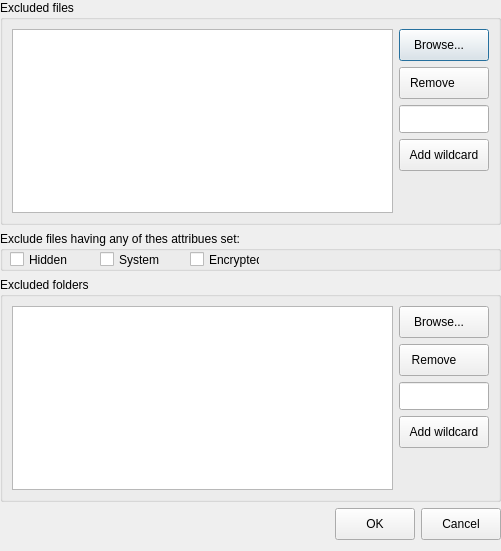
<?xml version="1.0" encoding="UTF-8"?>
<ui version="4.0">
 <class>DlgExclude</class>
 <widget class="QDialog" name="DlgExclude">
  <property name="geometry">
   <rect>
    <x>0</x>
    <y>0</y>
    <width>501</width>
    <height>551</height>
   </rect>
  </property>
  <property name="windowTitle">
   <string>Excluded items</string>
  </property>
  <property name="windowIcon">
   <iconset>
    <normalon>:/img/UI/rsc/exclude.png</normalon>
   </iconset>
  </property>
  <property name="styleSheet">
   <string notr="true">font: 10pt &quot;Segoe UI Symbol&quot;;</string>
  </property>
  <layout class="QVBoxLayout" name="verticalLayout_3">
   <property name="leftMargin">
    <number>0</number>
   </property>
   <property name="topMargin">
    <number>0</number>
   </property>
   <property name="rightMargin">
    <number>0</number>
   </property>
   <item>
    <widget class="QGroupBox" name="groupBox">
     <property name="title">
      <string>Excluded files</string>
     </property>
     <layout class="QHBoxLayout" name="horizontalLayout" stretch="10,1">
      <item>
       <widget class="QListWidget" name="excludedFilesControl"/>
      </item>
      <item>
       <layout class="QVBoxLayout" name="verticalLayout">
        <item>
         <widget class="QPushButton" name="btnBrowseFile">
          <property name="minimumSize">
           <size>
            <width>90</width>
            <height>32</height>
           </size>
          </property>
          <property name="text">
           <string>Browse...   </string>
          </property>
          <property name="icon">
           <iconset>
            <normalon>:/img/UI/rsc/browse.png</normalon>
           </iconset>
          </property>
         </widget>
        </item>
        <item>
         <widget class="QPushButton" name="btnRemoveFile">
          <property name="minimumSize">
           <size>
            <width>0</width>
            <height>32</height>
           </size>
          </property>
          <property name="text">
           <string>Remove       </string>
          </property>
          <property name="icon">
           <iconset>
            <normalon>:/img/UI/rsc/cancel.png</normalon>
           </iconset>
          </property>
         </widget>
        </item>
        <item>
         <widget class="QLineEdit" name="txtFile">
          <property name="minimumSize">
           <size>
            <width>0</width>
            <height>28</height>
           </size>
          </property>
          <property name="maximumSize">
           <size>
            <width>16777215</width>
            <height>16777215</height>
           </size>
          </property>
         </widget>
        </item>
        <item>
         <widget class="QPushButton" name="btnFileWild">
          <property name="minimumSize">
           <size>
            <width>0</width>
            <height>32</height>
           </size>
          </property>
          <property name="text">
           <string>Add wildcard</string>
          </property>
          <property name="icon">
           <iconset>
            <normalon>:/img/UI/rsc/wildcard.png</normalon>
           </iconset>
          </property>
         </widget>
        </item>
        <item>
         <spacer name="verticalSpacer">
          <property name="orientation">
           <enum>Qt::Vertical</enum>
          </property>
          <property name="sizeHint" stdset="0">
           <size>
            <width>20</width>
            <height>40</height>
           </size>
          </property>
         </spacer>
        </item>
       </layout>
      </item>
     </layout>
    </widget>
   </item>
   <item>
    <widget class="QGroupBox" name="groupBox_2">
     <property name="minimumSize">
      <size>
       <width>0</width>
       <height>40</height>
      </size>
     </property>
     <property name="title">
      <string>Exclude files having any of thes attribues set:</string>
     </property>
     <widget class="QCheckBox" name="chkH">
      <property name="geometry">
       <rect>
        <x>10</x>
        <y>20</y>
        <width>70</width>
        <height>17</height>
       </rect>
      </property>
      <property name="text">
       <string>Hidden</string>
      </property>
     </widget>
     <widget class="QCheckBox" name="chkS">
      <property name="geometry">
       <rect>
        <x>100</x>
        <y>20</y>
        <width>70</width>
        <height>17</height>
       </rect>
      </property>
      <property name="text">
       <string>System</string>
      </property>
     </widget>
     <widget class="QCheckBox" name="chkE">
      <property name="geometry">
       <rect>
        <x>190</x>
        <y>20</y>
        <width>70</width>
        <height>17</height>
       </rect>
      </property>
      <property name="text">
       <string>Encrypted</string>
      </property>
     </widget>
    </widget>
   </item>
   <item>
    <widget class="QGroupBox" name="groupBox_3">
     <property name="title">
      <string>Excluded folders</string>
     </property>
     <layout class="QHBoxLayout" name="horizontalLayout_2" stretch="10,1">
      <item>
       <widget class="QListWidget" name="excludedFoldersControl"/>
      </item>
      <item>
       <layout class="QVBoxLayout" name="verticalLayout_2">
        <item>
         <widget class="QPushButton" name="btnBrowseFolder">
          <property name="minimumSize">
           <size>
            <width>90</width>
            <height>32</height>
           </size>
          </property>
          <property name="text">
           <string>Browse...   </string>
          </property>
          <property name="icon">
           <iconset>
            <normalon>:/img/UI/rsc/browse.png</normalon>
           </iconset>
          </property>
         </widget>
        </item>
        <item>
         <widget class="QPushButton" name="btnRemoveFolder">
          <property name="minimumSize">
           <size>
            <width>0</width>
            <height>32</height>
           </size>
          </property>
          <property name="text">
           <string>Remove      </string>
          </property>
          <property name="icon">
           <iconset>
            <normalon>:/img/UI/rsc/cancel.png</normalon>
           </iconset>
          </property>
         </widget>
        </item>
        <item>
         <widget class="QLineEdit" name="txtFolder">
          <property name="minimumSize">
           <size>
            <width>0</width>
            <height>28</height>
           </size>
          </property>
          <property name="maximumSize">
           <size>
            <width>16777215</width>
            <height>16777215</height>
           </size>
          </property>
         </widget>
        </item>
        <item>
         <widget class="QPushButton" name="btnFolderWild">
          <property name="minimumSize">
           <size>
            <width>0</width>
            <height>32</height>
           </size>
          </property>
          <property name="text">
           <string>Add wildcard</string>
          </property>
          <property name="icon">
           <iconset>
            <normalon>:/img/UI/rsc/wildcard.png</normalon>
           </iconset>
          </property>
         </widget>
        </item>
        <item>
         <spacer name="verticalSpacer_2">
          <property name="orientation">
           <enum>Qt::Vertical</enum>
          </property>
          <property name="sizeHint" stdset="0">
           <size>
            <width>20</width>
            <height>40</height>
           </size>
          </property>
         </spacer>
        </item>
       </layout>
      </item>
     </layout>
    </widget>
   </item>
   <item>
    <layout class="QHBoxLayout" name="horizontalLayout_3">
     <item>
      <spacer name="horizontalSpacer">
       <property name="orientation">
        <enum>Qt::Horizontal</enum>
       </property>
       <property name="sizeHint" stdset="0">
        <size>
         <width>40</width>
         <height>20</height>
        </size>
       </property>
      </spacer>
     </item>
     <item>
      <widget class="QPushButton" name="btnOK">
       <property name="minimumSize">
        <size>
         <width>0</width>
         <height>32</height>
        </size>
       </property>
       <property name="text">
        <string>OK</string>
       </property>
      </widget>
     </item>
     <item>
      <widget class="QPushButton" name="btnCancel">
       <property name="minimumSize">
        <size>
         <width>0</width>
         <height>32</height>
        </size>
       </property>
       <property name="text">
        <string>Cancel</string>
       </property>
      </widget>
     </item>
    </layout>
   </item>
  </layout>
 </widget>
 <resources>
  <include location="../rsc.qrc"/>
 </resources>
 <connections/>
</ui>
